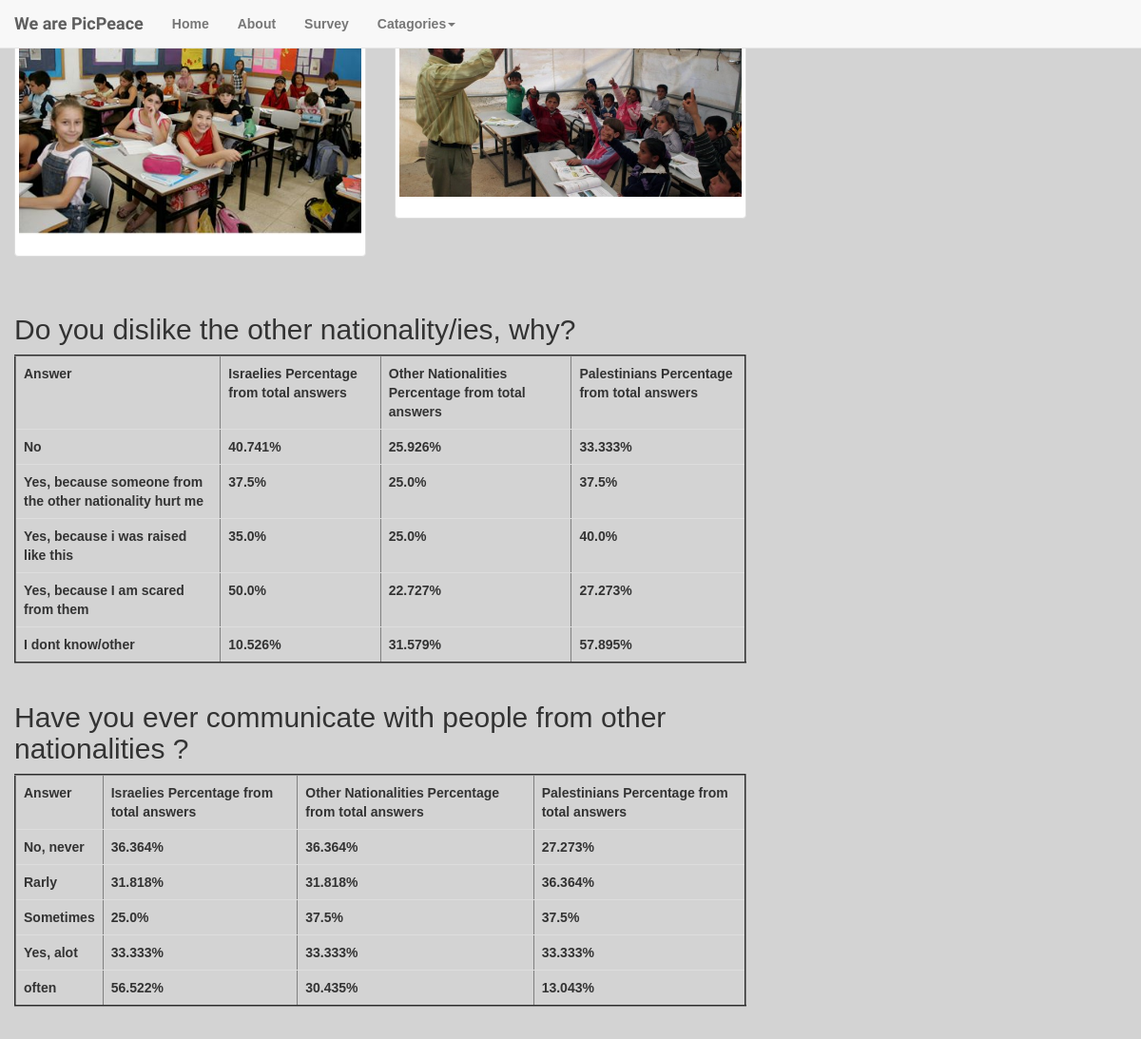
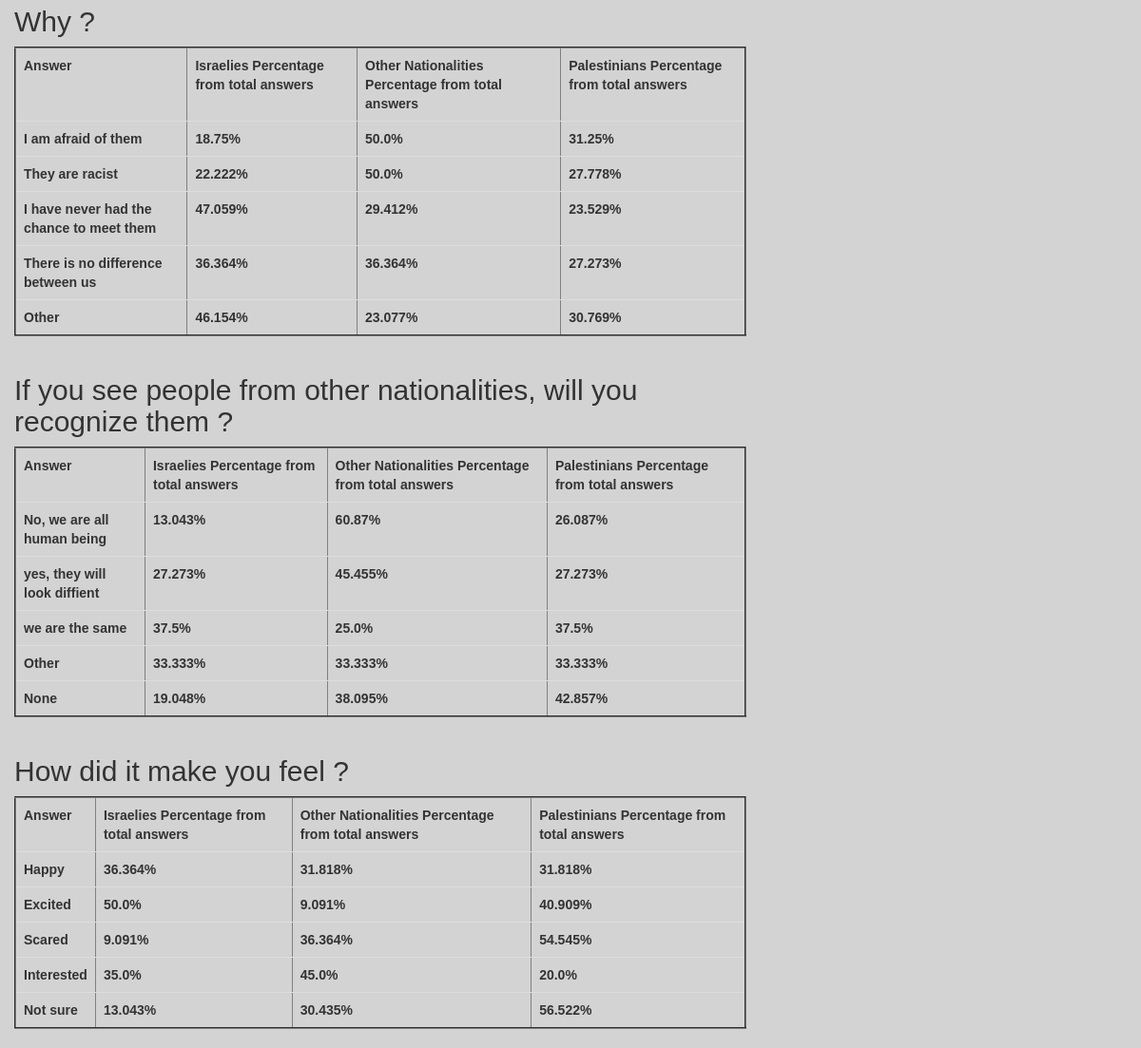
The page /statistics/6/ on the database its author committed (2 pictures, top to bottom).
### database_setup.py (models this page shows)
class Picture(Base):
    __tablename__ = 'picture'
    id = Column(Integer, primary_key=True)
    path = Column(String)
    category = Column(String)
    cover = Column(Boolean)
    discription=Column(String)

class Question(Base):
    __tablename__ = 'question'
    id = Column(Integer, primary_key=True)
    text = Column(String(15))
    a1 = Column(String(30))
    a2 = Column(String(60))
    a3 = Column(String(30))
    a4 = Column(String(30))
    a5 = Column(String(30))

### web_app.py (the view)
@app.route('/statistics/<int:pair_id>/')
def answer_statistics(pair_id):
    questions=session.query(Question).all()
    statistics = {}
    for q in questions:
        question_id = q.id
        '''print
        print (question_id)
        print (pair_id)
        print'''
        answers = session.query(Answer).filter_by(pair_id=pair_id, question_id=question_id).all()
        num_answers = float(len(answers))
        histogram = {'a1': 0, 'a2': 0, 'a3': 0, 'a4': 0, 'a5': 0}
        totals={'a1': 0, 'a2': 0, 'a3': 0, 'a4': 0, 'a5': 0}
        n_dic={'Israeli':{'a1': 0, 'a2': 0, 'a3': 0, 'a4': 0, 'a5': 0}, 'Palestinian':{'a1': 0, 'a2': 0, 'a3': 0, 'a4': 0, 'a5': 0}, 'Other':{'a1': 0, 'a2': 0, 'a3': 0, 'a4': 0, 'a5': 0}}
        for answer in answers:
                if answer.selected.isdigit():
                    n_dic[answer.nationality]['a'+answer.selected] += 1
                    totals['a'+answer.selected]+=1
        for nationality in n_dic.keys():
            for answer in n_dic[nationality]:
                if totals[answer]!=0:
                    n_dic[nationality][answer]*=100.0/totals[answer]
                    n_dic[nationality][answer]=round(n_dic[nationality][answer]*1000)/1000.0
        statistics[q.id] = n_dic
    pair=session.query(Pair).filter_by(id=pair_id).first()
    pic1=session.query(Picture).filter_by(id=pair.pic1_id).first()
    pic2=session.query(Picture).filter_by(id=pair.pic2_id).first()
    return render_template('statistics.html', q=q, pic1=pic1, pic2=pic2, questions=questions, stats=statistics)

### templates/statistics.html (shortened to what this page needs)
<!DOCTYPE html>
<html>
<head>
	<link rel="stylesheet" href="http://maxcdn.bootstrapcdn.com/bootstrap/3.3.6/css/bootstrap.min.css">
	<link rel="stylesheet" type="text/css" href="{{ url_for('static', filename='styles.css') }}">
</head>
<body>
 <nav class="navbar navbar-default navbar-fixed-top">
        <div class="container-fluid">
          <div class="navbar-header">
            <a class="navbar-brand" href="#">We are PicPeace</a>
          </div>
          <div id="navbar" class="navbar-collapse collapse">
            <ul class="nav navbar-nav">
              <li><a href="{{ url_for('main_page') }}">Home</a></li>
              <li><a href="{{ url_for('aboutus') }}">About</a></li>
              <li><a href="{{ url_for('survey') }}">Survey</a></li>
              <li class="dropdown">
                <a href="#" class="dropdown-toggle" data-toggle="dropdown" role="button" aria-haspopup="true" aria-expanded="false">Catagories<span class="caret"></span></a>
              </li>
            </ul>
          </div>
        </div>
      </nav>
	<div class="container-fluid">
		<div class="row">
  <div class="col-sm-6 col-md-4">
    <div class="thumbnail">
      <img src="{{url_for ('static' , filename=pic1.path)}}">
      <div class="caption">
      </div>
    </div>
  </div>
  <div class="col-sm-6 col-md-4">
    <div class="thumbnail">
      <img src="{{url_for ('static' , filename=pic2.path)}}">
      <div class="caption">
      </div>
    </div>
  </div>
  </div>
  <br/>
  {% for q in questions%}
<div class="row">
<div class="col-md-8">
<h2>{{q.text}}</h2>
<table class="table table-hover" border="2">
    <tr>
      <th>Answer</th>
      <th>Israelies Percentage from total answers</th>
      <th>Other Nationalities Percentage from total answers</th>
      <th>Palestinians Percentage from total answers</th>
    </tr>
    <tr>
      <td> {{q.a1}}</td>
      {%for n in stats[q.id]%}
      <td>{{stats[q.id][n]['a1']}}%</td>
      {%endfor%}
    </tr>
    <tr>
      <td> {{q.a2}}</td>
      {%for n in stats[q.id]%}
      <td>{{stats[q.id][n]['a2']}}%</td>
      {%endfor%}
    </tr>
    <tr>
      <td> {{q.a3}}</td>
      {%for n in stats[q.id]%}
      <td>{{stats[q.id][n]['a3']}}%</td>
      {%endfor%}
    </tr>
    <tr>
      <td> {{q.a4}}</td>
      {%for n in stats[q.id]%}
      <td>{{stats[q.id][n]['a4']}}%</td>
      {%endfor%}
    </tr>
    <tr>
      <td> {{q.a5}}</td>
      {%for n in stats[q.id]%}
      <td>{{stats[q.id][n]['a5']}}%</td>
      {%endfor%}
    </tr>
  </table>
</div></div>
  {%endfor%}
	</div>
</body>
</html>

### static/styles.css (style rules this page uses)
body, html { font-family: 'Ubuntu', sans-serif; font-weight: bold; background: url("http://www.pixeden.com/media/k2/galleries/165/001-subtle-light-pattern-background-texture-vol5.jpg") no-repeat fixed center; background-size:cover; height: 100%; background-repeat: no-repeat; background-color: #d3d3d3; padding-top: 0px; }
.navbar-brand { font-family: 'Shadows Into Light Two', cursive; }

### rows shown on the page
Picture: path (picture)
Picture: path (picture)
Question: text "Do you dislike the other nationality/ies, why?", a1 "No", stats "40.741" "25.926" "33.333", a2 "Yes, because someone from the other nationality hurt me", stats "37.5" "25.0" "37.5", a3 "Yes, because i was raised like this", stats "35.0" "25.0" "40.0", a4 "Yes, because I am scared from them", stats "50.0" "22.727" "27.273", a5 "I dont know/other", stats "10.526" "31.579" "57.895"
Question: text "Have you ever communicate with people from other nationalities ?", a1 "No, never", stats "36.364" "36.364" "27.273", a2 "Rarly", stats "31.818" "31.818" "36.364", a3 "Sometimes", stats "25.0" "37.5" "37.5", a4 "Yes, alot", stats "33.333" "33.333" "33.333", a5 "often", stats "56.522" "30.435" "13.043"
Question: text "Why ?", a1 "I am afraid of them", stats "18.75" "50.0" "31.25", a2 "They are racist", stats "22.222" "50.0" "27.778", a3 "I have never had the chance to meet them", stats "47.059" "29.412" "23.529", a4 "There is no difference between us", stats "36.364" "36.364" "27.273", a5 "Other", stats "46.154" "23.077" "30.769"
Question: text "If you see people from other nationalities, will you recognize them ?", a1 "No, we are all human being", stats "13.043" "60.87" "26.087", a2 "yes, they will look diffient", stats "27.273" "45.455" "27.273", a3 "we are the same", stats "37.5" "25.0" "37.5", a4 "Other", stats "33.333" "33.333" "33.333", a5 "None", stats "19.048" "38.095" "42.857"
Question: text "How did it make you feel ?", a1 "Happy", stats "36.364" "31.818" "31.818", a2 "Excited", stats "50.0" "9.091" "40.909", a3 "Scared", stats "9.091" "36.364" "54.545", a4 "Interested", stats "35.0" "45.0" "20.0", a5 "Not sure", stats "13.043" "30.435" "56.522"
